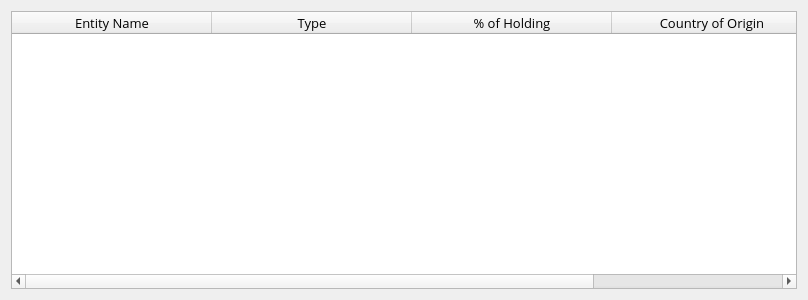
<?xml version="1.0" encoding="UTF-8"?>
<ui version="4.0">
 <class>Form</class>
 <widget class="QWidget" name="Form">
  <property name="geometry">
   <rect>
    <x>0</x>
    <y>0</y>
    <width>808</width>
    <height>300</height>
   </rect>
  </property>
  <property name="windowTitle">
   <string>Form</string>
  </property>
  <layout class="QGridLayout" name="gridLayout">
   <item row="0" column="0">
    <widget class="QTableWidget" name="Table">
     <property name="font">
      <font>
       <family>Open Sans</family>
       <pointsize>10</pointsize>
      </font>
     </property>
     <property name="textElideMode">
      <enum>Qt::ElideLeft</enum>
     </property>
     <attribute name="horizontalHeaderMinimumSectionSize">
      <number>50</number>
     </attribute>
     <attribute name="horizontalHeaderDefaultSectionSize">
      <number>200</number>
     </attribute>
     <attribute name="verticalHeaderCascadingSectionResizes">
      <bool>false</bool>
     </attribute>
     <attribute name="verticalHeaderDefaultSectionSize">
      <number>50</number>
     </attribute>
     <column>
      <property name="text">
       <string>Entity Name</string>
      </property>
      <property name="font">
       <font>
        <family>Open Sans</family>
        <pointsize>10</pointsize>
        <stylestrategy>PreferAntialias</stylestrategy>
       </font>
      </property>
     </column>
     <column>
      <property name="text">
       <string>Type</string>
      </property>
      <property name="font">
       <font>
        <family>Open Sans</family>
        <pointsize>10</pointsize>
        <stylestrategy>PreferAntialias</stylestrategy>
       </font>
      </property>
     </column>
     <column>
      <property name="text">
       <string>% of Holding</string>
      </property>
      <property name="font">
       <font>
        <family>Open Sans</family>
        <pointsize>10</pointsize>
        <stylestrategy>PreferAntialias</stylestrategy>
       </font>
      </property>
     </column>
     <column>
      <property name="text">
       <string>Country of Origin</string>
      </property>
      <property name="font">
       <font>
        <family>Open Sans</family>
        <pointsize>10</pointsize>
        <stylestrategy>PreferAntialias</stylestrategy>
       </font>
      </property>
     </column>
    </widget>
   </item>
  </layout>
 </widget>
 <resources/>
 <connections/>
</ui>
